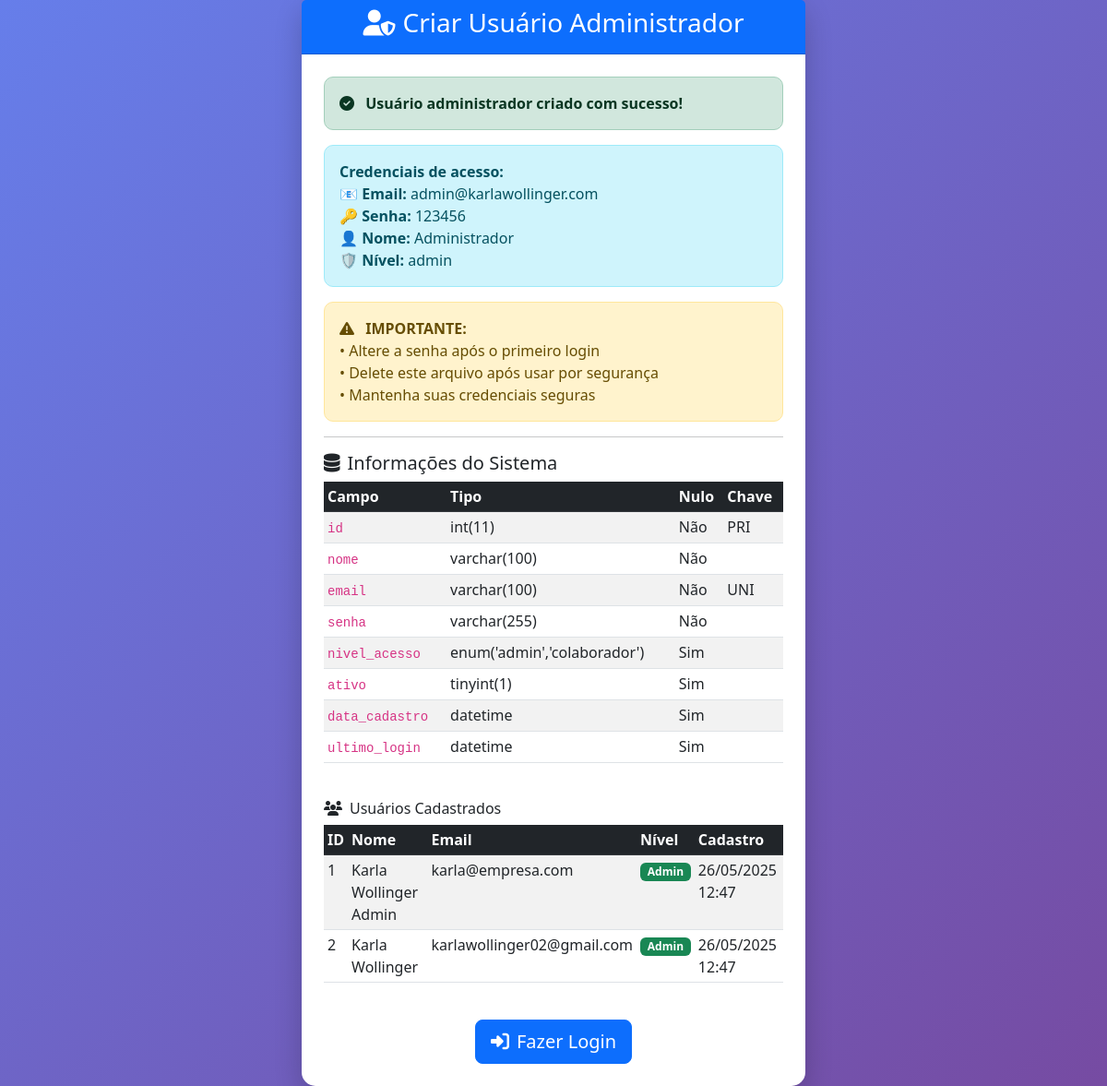
Page /criar_admin.php on the committed database.
### tables this page shows
CREATE TABLE `usuarios` (
  `id` int(11) NOT NULL,
  `nome` varchar(100) NOT NULL,
  `email` varchar(100) NOT NULL,
  `senha` varchar(255) NOT NULL,
  `nivel_acesso` enum('admin','colaborador') DEFAULT 'colaborador',
  `ativo` tinyint(1) DEFAULT 1,
  `data_cadastro` datetime DEFAULT current_timestamp(),
  `ultimo_login` datetime DEFAULT NULL
);

### criar_admin.php (the view, shortened to what this page needs)
<?php
require_once 'includes/db_connect.php';
$nome = "Administrador";
$email = "admin@karlawollinger.com";
$senha = "123456";
$nivel_acesso = "admin";
echo "<!DOCTYPE html>
<html lang='pt-BR'>
<head>
    <meta charset='UTF-8'>
    <meta name='viewport' content='width=device-width, initial-scale=1.0'>
    <title>Criar Usuário Admin - Karla Wollinger</title>
    <link href='https://cdn.jsdelivr.net/npm/bootstrap@5.3.0/dist/css/bootstrap.min.css' rel='stylesheet'>
    <link href='https://cdnjs.cloudflare.com/ajax/libs/font-awesome/6.4.0/css/all.min.css' rel='stylesheet'>
    <style>
        body { background: linear-gradient(135deg, #667eea 0%, #764ba2 100%); min-height: 100vh; }
        .card { border: none; border-radius: 15px; box-shadow: 0 10px 30px rgba(0,0,0,0.2); }
        .alert { border-radius: 10px; }
        .btn { border-radius: 8px; }
    </style>
</head>
<body class='d-flex align-items-center justify-content-center'>
    <div class='container'>
        <div class='row justify-content-center'>
            <div class='col-md-8 col-lg-6'>
                <div class='card'>
                    <div class='card-header bg-primary text-white text-center'>
                        <h3><i class='fas fa-user-shield me-2'></i>Criar Usuário Administrador</h3>
                    </div>
                    <div class='card-body p-4'>";
$senha_hash = password_hash($senha, PASSWORD_DEFAULT);
$sql_check = "SELECT id FROM usuarios WHERE email = ?";
$stmt_check = $conn->prepare($sql_check);
$stmt_check->bind_param("s", $email);
$stmt_check->execute();
$result_check = $stmt_check->get_result();
if ($result_check->num_rows > 0) {
    echo "<div class='alert alert-warning'>
            <i class='fas fa-exclamation-triangle me-2'></i>
            <strong>Usuário já existe!</strong><br>
            Já existe um usuário com este email no sistema.
          </div>";
    echo "<div class='alert alert-info'>
            <strong>Credenciais de acesso:</strong><br>
            📧 <strong>Email:</strong> " . $email . "<br>
            🔑 <strong>Senha:</strong> " . $senha . "<br>
            <small class='text-muted'>Se você esqueceu a senha, use a página de perfil para alterá-la.</small>
          </div>";
} else {
    $sql_insert = "INSERT INTO usuarios (nome, email, senha, nivel_acesso) VALUES (?, ?, ?, ?)";
    $stmt_insert = $conn->prepare($sql_insert);
    $stmt_insert->bind_param("ssss", $nome, $email, $senha_hash, $nivel_acesso);
    if ($stmt_insert->execute()) {
        echo "<div class='alert alert-success'>
                <i class='fas fa-check-circle me-2'></i>
                <strong>Usuário administrador criado com sucesso!</strong>
              </div>";
        echo "<div class='alert alert-info'>
                <strong>Credenciais de acesso:</strong><br>
                📧 <strong>Email:</strong> " . $email . "<br>
                🔑 <strong>Senha:</strong> " . $senha . "<br>
                👤 <strong>Nome:</strong> " . $nome . "<br>
                🛡️ <strong>Nível:</strong> " . $nivel_acesso . "
              </div>";
        echo "<div class='alert alert-warning'>
                <i class='fas fa-exclamation-triangle me-2'></i>
                <strong>IMPORTANTE:</strong><br>
                • Altere a senha após o primeiro login<br>
                • Delete este arquivo após usar por segurança<br>
                • Mantenha suas credenciais seguras
              </div>";
    } else {
        echo "<div class='alert alert-danger'>
                <i class='fas fa-times-circle me-2'></i>
                <strong>Erro ao criar usuário:</strong> " . $stmt_insert->error . "
              </div>";
    }
}
echo "<hr><h5><i class='fas fa-database me-2'></i>Informações do Sistema</h5>";
$sql_describe = "DESCRIBE usuarios";
$result_describe = $conn->query($sql_describe);
if ($result_describe) {
    echo "<div class='table-responsive'>
            <table class='table table-sm table-striped'>
                <thead class='table-dark'>
                    <tr>
                        <th>Campo</th>
                        <th>Tipo</th>
                        <th>Nulo</th>
                        <th>Chave</th>
                    </tr>
                </thead>
                <tbody>";
    while ($row = $result_describe->fetch_assoc()) {
        echo "<tr>
                <td><code>" . $row['Field'] . "</code></td>
                <td>" . $row['Type'] . "</td>
                <td>" . ($row['Null'] == 'YES' ? 'Sim' : 'Não') . "</td>
                <td>" . $row['Key'] . "</td>
              </tr>";
    }
    echo "</tbody></table></div>";
} else {
    echo "<div class='alert alert-danger'>Erro ao verificar estrutura da tabela: " . $conn->error . "</div>";
}
echo "<h6 class='mt-4'><i class='fas fa-users me-2'></i>Usuários Cadastrados</h6>";
$sql_users = "SELECT id, nome, email, nivel_acesso, data_cadastro FROM usuarios ORDER BY id";
$result_users = $conn->query($sql_users);
if ($result_users && $result_users->num_rows > 0) {
    echo "<div class='table-responsive'>
            <table class='table table-sm table-striped'>
                <thead class='table-dark'>
                    <tr>
                        <th>ID</th>
                        <th>Nome</th>
                        <th>Email</th>
                        <th>Nível</th>
                        <th>Cadastro</th>
                    </tr>
                </thead>
                <tbody>";
    while ($row = $result_users->fetch_assoc()) {
        $badge_class = $row['nivel_acesso'] == 'admin' ? 'bg-success' : 'bg-primary';
        echo "<tr>
                <td>" . $row['id'] . "</td>
                <td>" . htmlspecialchars($row['nome']) . "</td>
                <td>" . htmlspecialchars($row['email']) . "</td>
                <td><span class='badge {$badge_class}'>" . ucfirst($row['nivel_acesso']) . "</span></td>
                <td>" . date('d/m/Y H:i', strtotime($row['data_cadastro'])) . "</td>
              </tr>";
    }
    echo "</tbody></table></div>";
} else {
    echo "<div class='alert alert-info'>Nenhum usuário encontrado.</div>";
}
echo "                    <div class='text-center mt-4'>
                            <a href='login.php' class='btn btn-primary btn-lg'>
                                <i class='fas fa-sign-in-alt me-2'></i>Fazer Login
                            </a>
                        </div>
                    </div>
                </div>
            </div>
        </div>
    </div>
</body>
</html>";
?>

### criar_admin.php (style rules this page uses)
body { background: linear-gradient(135deg, #667eea 0%, #764ba2 100%); min-height: 100vh; }
.card { border: none; border-radius: 15px; box-shadow: 0 10px 30px rgba(0,0,0,0.2); }
.alert { border-radius: 10px; }
.btn { border-radius: 8px; }

### rows in the picture
usuarios: id "1", nome "Karla Wollinger Admin", email "karla@empresa.com", nivel_acesso "Admin", data_cadastro "26/05/2025 12:47"
usuarios: id "2", nome "Karla Wollinger", email "karlawollinger02@gmail.com", nivel_acesso "Admin", data_cadastro "26/05/2025 12:47"

### other values in the picture
$email "admin@karlawollinger.com"
$senha "123456"
$nome "Administrador"
$nivel_acesso "admin"
$row['Field'] "id"
$row['Type'] "int(11)"
$row['Key'] "PRI"
$row['Field'] "nome"
$row['Type'] "varchar(100)"
$row['Field'] "email"
$row['Key'] "UNI"
$row['Field'] "senha"
$row['Type'] "varchar(255)"
$row['Field'] "nivel_acesso"
$row['Type'] "enum('admin','colaborador')"
